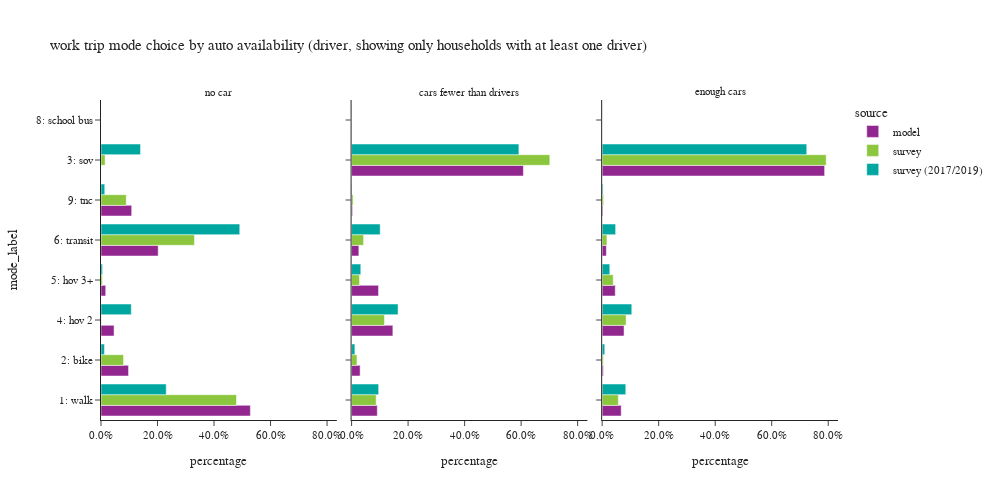

The cell this chart's notebook holds for it:
### Code cell
plot_mode_choice(wk_trip.loc[wk_trip['auto_available_driver']!="no dirver"],"auto_available_driver",
                 {"auto_available_driver":["no car", "cars fewer than drivers","enough cars"],
                  "tmodetp_label":["1: walk","2: bike","3: sov","4: hov 2","5: hov 3+","6: transit",
                                   "8: school bus","9: other–survey only"]},
                 "auto availability (driver, showing only households with at least one driver)",3,500,1000)

### Figure 1 — Plotly figure (JSON) as saved in the notebook; plotly's stock layout.template omitted (floating-point values rounded to 4 significant figures)
{"data": [{"alignmentgroup": "True", "customdata": [[26331], [4855], [2302], [833], [10081], [5411]], "hovertemplate": "source=model<br>auto_available_driver=no car<br>percentage=%{x}<br>mode_label=%{y}<br>sample count=%{customdata[0]}<extra></extra>", "legendgroup": "model", "marker": {"color": "#91268F", "pattern": {"shape": ""}}, "name": "model", "offsetgroup": "model", "orientation": "h", "showlegend": true, "textposition": "auto", "type": "bar", "x": [0.5286, 0.09746, 0.04621, 0.01672, 0.2024, 0.1086], "xaxis": "x", "y": ["1: walk", "2: bike", "4: hov 2", "5: hov 3+", "6: transit", "9: tnc"], "yaxis": "y"}, {"alignmentgroup": "True", "customdata": [[53373], [17747], [356559], [85666], [55933], [15092], [24], [2011]], "hovertemplate": "source=model<br>auto_available_driver=cars fewer than drivers<br>percentage=%{x}<br>mode_label=%{y}<br>sample count=%{customdata[0]}<extra></extra>", "legendgroup": "model", "marker": {"color": "#91268F", "pattern": {"shape": ""}}, "name": "model", "offsetgroup": "model", "orientation": "h", "showlegend": false, "textposition": "auto", "type": "bar", "x": [0.09102, 0.03026, 0.608, 0.1461, 0.09538, 0.02574, 4.093e-05, 0.003429], "xaxis": "x2", "y": ["1: walk", "2: bike", "3: sov", "4: hov 2", "5: hov 3+", "6: transit", "8: school bus", "9: tnc"], "yaxis": "y2"}, {"alignmentgroup": "True", "customdata": [[94320], [5478], [1101669], [108409], [64832], [20827], [6], [3778]], "hovertemplate": "source=model<br>auto_available_driver=enough cars<br>percentage=%{x}<br>mode_label=%{y}<br>sample count=%{customdata[0]}<extra></extra>", "legendgroup": "model", "marker": {"color": "#91268F", "pattern": {"shape": ""}}, "name": "model", "offsetgroup": "model", "orientation": "h", "showlegend": false, "textposition": "auto", "type": "bar", "x": [0.0674, 0.003915, 0.7873, 0.07747, 0.04633, 0.01488, 4.288e-06, 0.0027], "xaxis": "x3", "y": ["1: walk", "2: bike", "3: sov", "4: hov 2", "5: hov 3+", "6: transit", "8: school bus", "9: tnc"], "yaxis": "y3"}, {"alignmentgroup": "True", "customdata": [[106], [35], [7], [2], [2], [94], [7]], "hovertemplate": "source=survey<br>auto_available_driver=no car<br>percentage=%{x}<br>mode_label=%{y}<br>sample count=%{customdata[0]}<extra></extra>", "legendgroup": "survey", "marker": {"color": "#8CC63E", "pattern": {"shape": ""}}, "name": "survey", "offsetgroup": "survey", "orientation": "h", "showlegend": true, "textposition": "auto", "type": "bar", "x": [0.4795, 0.07986, 0.01454, 0.001073, 0.004781, 0.3308, 0.0895], "xaxis": "x", "y": ["1: walk", "2: bike", "3: sov", "4: hov 2", "5: hov 3+", "6: transit", "9: tnc"], "yaxis": "y"}, {"alignmentgroup": "True", "customdata": [[97], [56], [345], [61], [18], [81], [3]], "hovertemplate": "source=survey<br>auto_available_driver=cars fewer than drivers<br>percentage=%{x}<br>mode_label=%{y}<br>sample count=%{customdata[0]}<extra></extra>", "legendgroup": "survey", "marker": {"color": "#8CC63E", "pattern": {"shape": ""}}, "name": "survey", "offsetgroup": "survey", "orientation": "h", "showlegend": false, "textposition": "auto", "type": "bar", "x": [0.08701, 0.01907, 0.7016, 0.1165, 0.028, 0.0425, 0.005384], "xaxis": "x2", "y": ["1: walk", "2: bike", "3: sov", "4: hov 2", "5: hov 3+", "6: transit", "9: tnc"], "yaxis": "y2"}, {"alignmentgroup": "True", "customdata": [[146], [32], [1245], [73], [40], [73], [4]], "hovertemplate": "source=survey<br>auto_available_driver=enough cars<br>percentage=%{x}<br>mode_label=%{y}<br>sample count=%{customdata[0]}<extra></extra>", "legendgroup": "survey", "marker": {"color": "#8CC63E", "pattern": {"shape": ""}}, "name": "survey", "offsetgroup": "survey", "orientation": "h", "showlegend": false, "textposition": "auto", "type": "bar", "x": [0.05727, 0.004029, 0.7929, 0.08476, 0.03913, 0.01693, 0.004974], "xaxis": "x3", "y": ["1: walk", "2: bike", "3: sov", "4: hov 2", "5: hov 3+", "6: transit", "9: tnc"], "yaxis": "y3"}, {"alignmentgroup": "True", "customdata": [[394], [49], [28], [12], [5], [387], [38]], "hovertemplate": "source=survey (2017/2019)<br>auto_available_driver=no car<br>percentage=%{x}<br>mode_label=%{y}<br>sample count=%{customdata[0]}<extra></extra>", "legendgroup": "survey (2017/2019)", "marker": {"color": "#00A7A0", "pattern": {"shape": ""}}, "name": "survey (2017/2019)", "offsetgroup": "survey (2017/2019)", "orientation": "h", "showlegend": true, "textposition": "auto", "type": "bar", "x": [0.2308, 0.01226, 0.1399, 0.1072, 0.005391, 0.491, 0.01328], "xaxis": "x", "y": ["1: walk", "2: bike", "3: sov", "4: hov 2", "5: hov 3+", "6: transit", "9: tnc"], "yaxis": "y"}, {"alignmentgroup": "True", "customdata": [[471], [94], [723], [254], [82], [535], [8], [25]], "hovertemplate": "source=survey (2017/2019)<br>auto_available_driver=cars fewer than drivers<br>percentage=%{x}<br>mode_label=%{y}<br>sample count=%{customdata[0]}<extra></extra>", "legendgroup": "survey (2017/2019)", "marker": {"color": "#00A7A0", "pattern": {"shape": ""}}, "name": "survey (2017/2019)", "offsetgroup": "survey (2017/2019)", "orientation": "h", "showlegend": false, "textposition": "auto", "type": "bar", "x": [0.09587, 0.01177, 0.5921, 0.1646, 0.03261, 0.1012, 0.000444, 0.001418], "xaxis": "x2", "y": ["1: walk", "2: bike", "3: sov", "4: hov 2", "5: hov 3+", "6: transit", "8: school bus", "9: tnc"], "yaxis": "y2"}, {"alignmentgroup": "True", "customdata": [[610], [96], [2752], [329], [104], [552], [4], [28]], "hovertemplate": "source=survey (2017/2019)<br>auto_available_driver=enough cars<br>percentage=%{x}<br>mode_label=%{y}<br>sample count=%{customdata[0]}<extra></extra>", "legendgroup": "survey (2017/2019)", "marker": {"color": "#00A7A0", "pattern": {"shape": ""}}, "name": "survey (2017/2019)", "offsetgroup": "survey (2017/2019)", "orientation": "h", "showlegend": false, "textposition": "auto", "type": "bar", "x": [0.08364, 0.009289, 0.7241, 0.1048, 0.027, 0.0477, 0.0002007, 0.003234], "xaxis": "x3", "y": ["1: walk", "2: bike", "3: sov", "4: hov 2", "5: hov 3+", "6: transit", "8: school bus", "9: tnc"], "yaxis": "y3"}], "layout": {"annotations": [{"font": {}, "showarrow": false, "text": "no car", "x": 0.16, "xanchor": "center", "xref": "paper", "y": 1, "yanchor": "bottom", "yref": "paper"}, {"font": {}, "showarrow": false, "text": "cars fewer than drivers", "x": 0.5, "xanchor": "center", "xref": "paper", "y": 1, "yanchor": "bottom", "yref": "paper"}, {"font": {}, "showarrow": false, "text": "enough cars", "x": 0.84, "xanchor": "center", "xref": "paper", "y": 1, "yanchor": "bottom", "yref": "paper"}], "barmode": "group", "height": 500, "legend": {"title": {"text": "source"}, "tracegroupgap": 0}, "title": {"text": "work trip mode choice by auto availability (driver, showing only households with at least one driver)"}, "width": 1000, "xaxis": {"anchor": "y", "domain": [0, 0.32], "tickformat": ".1%", "title": {"text": "percentage"}}, "xaxis2": {"anchor": "y2", "domain": [0.34, 0.66], "matches": "x", "tickformat": ".1%", "title": {"text": "percentage"}}, "xaxis3": {"anchor": "y3", "domain": [0.68, 1.0], "matches": "x", "tickformat": ".1%", "title": {"text": "percentage"}}, "yaxis": {"anchor": "x", "domain": [0, 1], "title": {"text": "mode_label"}}, "yaxis2": {"anchor": "x2", "domain": [0, 1], "matches": "y", "showticklabels": false}, "yaxis3": {"anchor": "x3", "domain": [0, 1], "matches": "y", "showticklabels": false}}}
